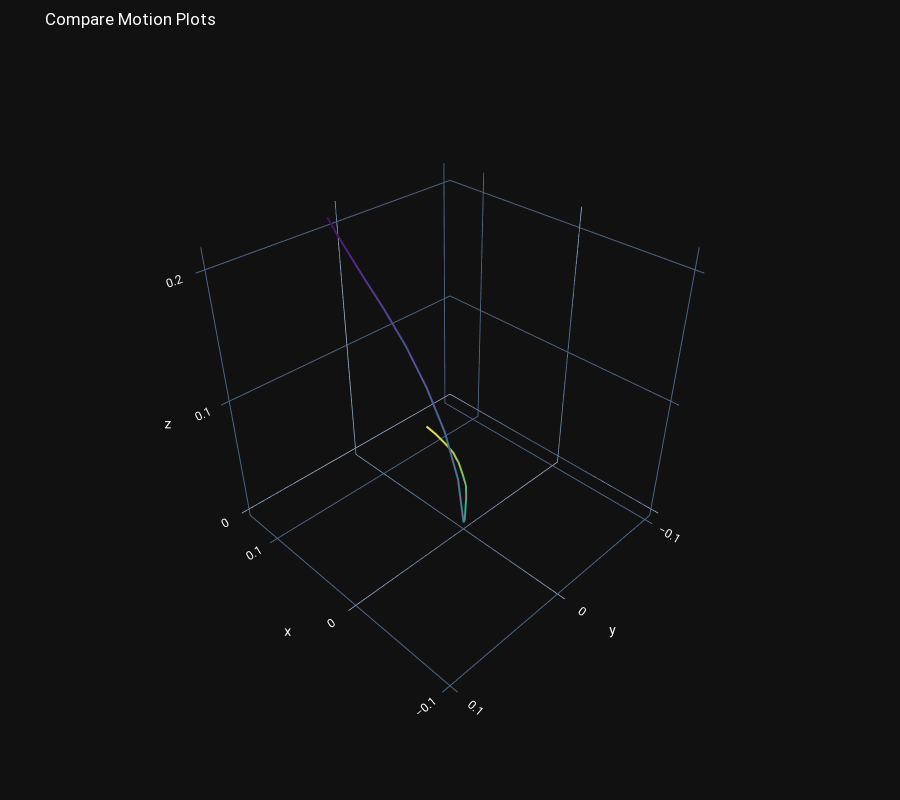

The cell this chart's notebook holds for it:
### Code cell
def test_scaling_method():
    sample_data= None
    sample_size = np.random.randint(0, 128, size=1)

    for d in model_config.train_iterator:
        original_centered_data = d["X_centered"]
        
        sample_centered_scaled = d[model_config.data_item]
        centered_max_val = d["centered_max_val"][0]
        centered_min_val = d["centered_min_val"][0]
        
        rescaled_data = (sample_centered_scaled*(centered_max_val-centered_min_val)+centered_min_val)
        compare_motion_data_plots([original_centered_data, rescaled_data], 0)
    
        break
    
test_scaling_method()

### Figure 1 — Plotly figure (JSON) as saved in the notebook; plotly's stock layout.template omitted (floating-point values rounded to 4 significant figures)
{"data": [{"line": {"color": [0, 1, 2, 3, 4, 5, 6, 7, 8, 9, 10, 11, 12, 13, 14, 15, 16, 17, 18, 19], "colorscale": [[0, "#440154"], [0.1111, "#482878"], [0.2222, "#3e4989"], [0.3333, "#31688e"], [0.4444, "#26828e"], [0.5556, "#1f9e89"], [0.6667, "#35b779"], [0.7778, "#6ece58"], [0.8889, "#b5de2b"], [1, "#fde725"]], "width": 4}, "mode": "lines", "type": "scatter3d", "x": [0.1316, 0.1208, 0.1083, 0.09386, 0.07723, 0.05864, 0.03953, 0.0222, 0.008023, 0, 0.001029, 0.00372, 0.006943, 0.01056, 0.01417, 0.01804, 0.022, 0.02578, 0.02971, 0.03345], "y": [0.01192, 0.01193, 0.01134, 0.01005, 0.007368, 0.004354, 0.001755, -0.000633, -0.001128, 0, -0.002226, -0.005024, -0.008652, -0.01151, -0.01139, -0.01072, -0.008444, -0.003544, 0.001609, 0.007277], "z": [0.2086, 0.1989, 0.1876, 0.1734, 0.1555, 0.1329, 0.1054, 0.07288, 0.03703, 0, 0.000587, 0.007084, 0.01448, 0.02277, 0.0315, 0.04082, 0.05028, 0.05987, 0.06889, 0.07732]}, {"line": {"color": [0, 1, 2, 3, 4, 5, 6, 7, 8, 9, 10, 11, 12, 13, 14, 15, 16, 17, 18, 19], "colorscale": [[0, "rgb(75, 41, 145)"], [0.1667, "rgb(135, 44, 162)"], [0.3333, "rgb(192, 54, 157)"], [0.5, "rgb(234, 79, 136)"], [0.6667, "rgb(250, 120, 118)"], [0.8333, "rgb(246, 169, 122)"], [1, "rgb(237, 217, 163)"]], "width": 1}, "mode": "lines", "type": "scatter3d", "x": [0.1316, 0.1208, 0.1083, 0.09386, 0.07723, 0.05864, 0.03953, 0.0222, 0.008023, 0, 0.001029, 0.00372, 0.006943, 0.01056, 0.01417, 0.01804, 0.022, 0.02578, 0.02971, 0.03345], "y": [0.01192, 0.01193, 0.01134, 0.01005, 0.007368, 0.004354, 0.001755, -0.000633, -0.001128, 0, -0.002226, -0.005024, -0.008652, -0.01151, -0.01139, -0.01072, -0.008444, -0.003544, 0.001609, 0.007277], "z": [0.2086, 0.1989, 0.1876, 0.1734, 0.1555, 0.1329, 0.1054, 0.07288, 0.03703, 0, 0.000587, 0.007084, 0.01448, 0.02277, 0.0315, 0.04082, 0.05028, 0.05987, 0.06889, 0.07732]}, {"marker": {"size": 0.1}, "mode": "markers", "type": "scatter3d", "x": [-0.1, 0.1], "y": [-0.1, 0.1], "z": [0, 0.1]}], "layout": {"coloraxis": {"showscale": false}, "font": {"color": "white", "family": "Roboto, monospace", "size": 12}, "height": 800, "margin": {"b": 50, "l": 5, "r": 5, "t": 50}, "scene": {"aspectratio": {"x": 1, "y": 1, "z": 1}, "camera": {"eye": {"x": -1.5, "y": 1.5, "z": 1.5}, "up": {"x": 0, "y": 0, "z": 1}}}, "showlegend": false, "title": {"text": "Compare Motion Plots"}, "xaxis": {"fixedrange": true, "showgrid": false, "showticklabels": false, "zeroline": false, "zerolinecolor": "gray", "zerolinewidth": 1}, "yaxis": {"fixedrange": true, "showgrid": false, "showticklabels": false, "zeroline": false, "zerolinecolor": "gray", "zerolinewidth": 1}}}
